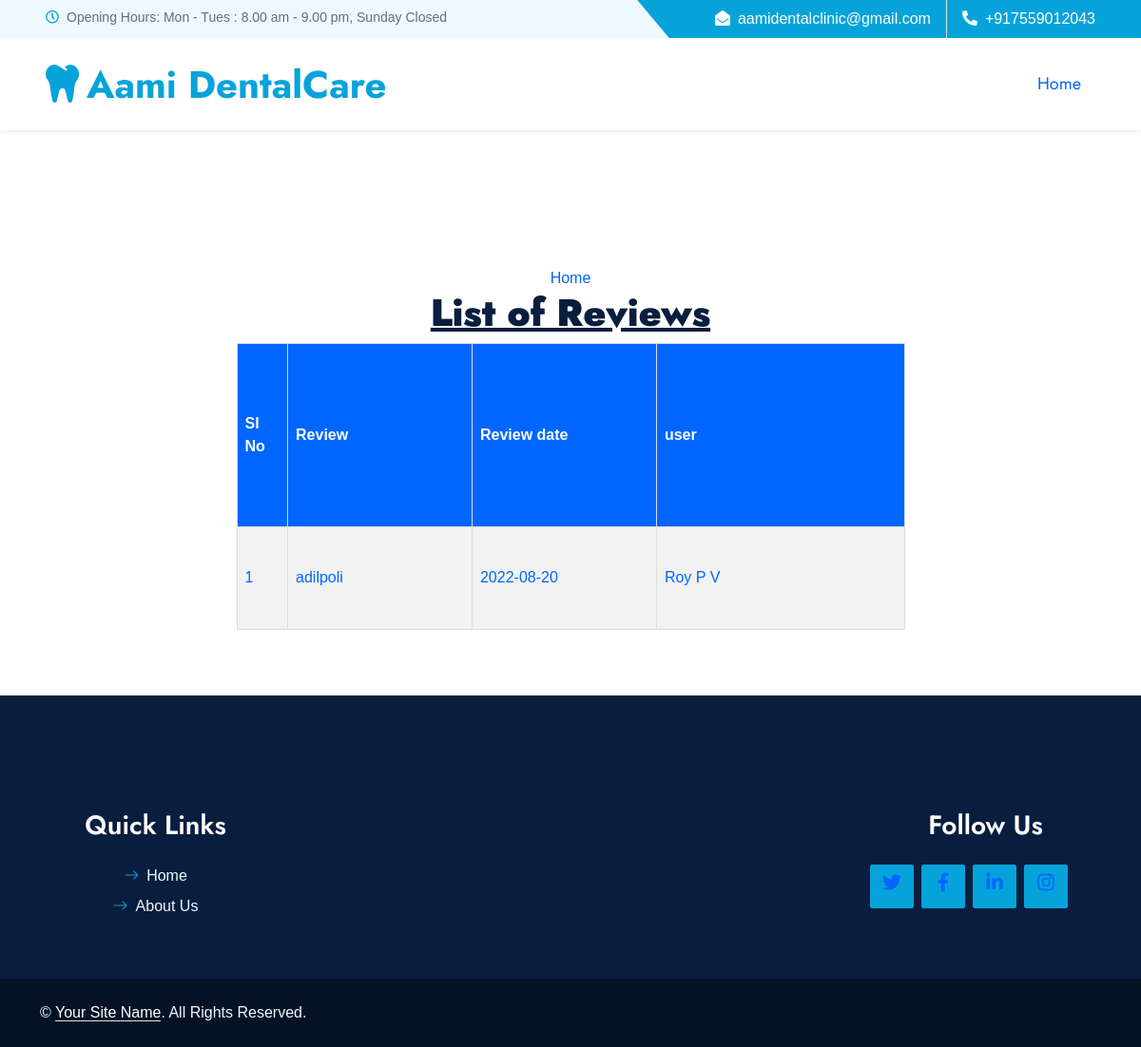
Page /PROJECT/Admin/UserReview.php on the committed database.
### tables this page shows
CREATE TABLE `tbl_review` (
  `review_id` int(11) NOT NULL,
  `review_date` date NOT NULL DEFAULT current_timestamp(),
  `review_details` varchar(50) NOT NULL,
  `user_id` int(11) NOT NULL
);

CREATE TABLE `tbl_user` (
  `user_id` int(11) NOT NULL,
  `user_name` varchar(50) NOT NULL,
  `user_gender` varchar(11) NOT NULL,
  `user_contact` varchar(100) NOT NULL,
  `user_email` varchar(50) NOT NULL,
  `district_id` varchar(40) NOT NULL,
  `place_id` varchar(50) NOT NULL,
  `user_pass` varchar(50) NOT NULL,
  `user_address` varchar(500) NOT NULL,
  `user_photo` varchar(100) NOT NULL,
  `user_proof` varchar(100) NOT NULL
);

### PROJECT/Admin/UserReview.php (the view, shortened to what this page needs)
<?php
	include("../Assets/Connection/Connection.php");
?>
<!DOCTYPE html PUBLIC "-//W3C//DTD XHTML 1.0 Transitional//EN" "http://www.w3.org/TR/xhtml1/DTD/xhtml1-transitional.dtd">
<html xmlns="http://www.w3.org/1999/xhtml">
<head>
</head>
<div id="tab" align="center">
<body>
<body>
<?php
include("Head.php");
?>
<a href="HomePage.php">Home</a>
<center><h1><b><u>List of Reviews</u></b></h1></center>
<form id="form1" name="form1" method="post" action="">
 <center> <table width="703" height="302" border="1">
    <tr>
      <th width="45" scope="col">Sl No</th>
      <th width="163" scope="col">Review</th>
      <th width="163" scope="col">Review date</th>
      <th width="219" scope="col">user</th>
    </tr>
     <?php
	$selectQry="select * from tbl_review c inner join tbl_user u on c.user_id=u.user_id";
	$row=$con->query($selectQry);
	$i=0;
	while($data=$row->fetch_assoc())
	{
	$i++;
	?>
    <tr>
      <td><?php echo $i ?></td>
      <td><?php echo $data["review_details"] ?></td>
      <td><?php echo $data["review_date"] ?></td>
      <td><?php echo $data["user_name"] ?></td>
    </tr>
    <?php
	}
	?>
  </table>
  </center>
</form>
<body>
<?php
include("Foot.php");
?>
</div>
</body>
</html>

### PROJECT/Admin/form.css (style rules this page uses)
#tab { font-family: "Trebuchet MS", Arial, Helvetica, sans-serif; border-collapse: collapse; width: 100%; }
#tab td, #tab th { border: 1px solid #ddd; padding: 8px; color: #06F; }
#tab a { color:#06F; }
#tab tr:nth-child(even) { background-color: #f2f2f2; }
#tab th { padding-top: 12px; padding-bottom: 12px; text-align: left; background-color: #06F; color: white; }

### PROJECT/Assets/Template/Main/css/style.css (style rules this page uses)
:root { --primary: #06A3DA; --secondary: #F57E57; --light: #EEF9FF; --dark: #091E3E; }
h1, h2, .font-weight-bold { font-weight: 700 !important; }

### rows in the picture
tbl_review: review_details "adilpoli", review_date "2022-08-20", user.user_name "Roy P V"
